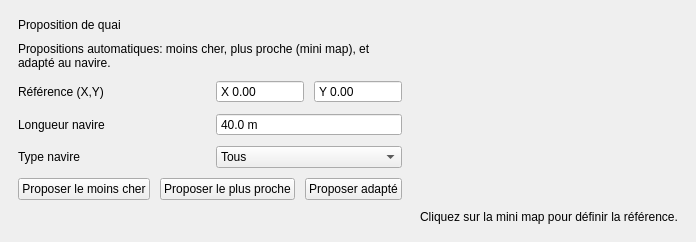
         <widget class="QFrame" name="advancedCard">
          <property name="minimumSize"><size><width>0</width><height>230</height></size></property>
          <property name="frameShape"><enum>QFrame::NoFrame</enum></property>
          <layout class="QHBoxLayout" name="advancedCardLayout" stretch="2,1">
           <property name="spacing"><number>18</number></property>
           <property name="leftMargin"><number>18</number></property>
           <property name="topMargin"><number>18</number></property>
           <property name="rightMargin"><number>18</number></property>
           <property name="bottomMargin"><number>18</number></property>

           <item>
            <layout class="QVBoxLayout" name="advLeft" stretch="0,0,0,0,0,1">
             <property name="spacing"><number>10</number></property>
             <item>
              <widget class="QLabel" name="advTitle">
               <property name="text"><string>Proposition de quai</string></property>
              </widget>
             </item>
             <item>
              <widget class="QLabel" name="advSub">
               <property name="text"><string>Propositions automatiques: moins cher, plus proche (mini map), et adapté au navire.</string></property>
               <property name="wordWrap"><bool>true</bool></property>
              </widget>
             </item>
             <item>
              <layout class="QGridLayout" name="advGrid">
               <property name="horizontalSpacing"><number>12</number></property>
               <property name="verticalSpacing"><number>10</number></property>
               <property name="leftMargin"><number>0</number></property>
               <property name="topMargin"><number>0</number></property>
               <property name="rightMargin"><number>0</number></property>
               <property name="bottomMargin"><number>0</number></property>
               <item row="0" column="0">
                <widget class="QLabel" name="labRef">
                 <property name="text"><string>Référence (X,Y)</string></property>
                </widget>
               </item>
               <item row="0" column="1">
                <widget class="QWidget" name="refRow" native="true">
                 <layout class="QHBoxLayout" name="refRowLayout">
                  <property name="leftMargin"><number>0</number></property>
                  <property name="topMargin"><number>0</number></property>
                  <property name="rightMargin"><number>0</number></property>
                  <property name="bottomMargin"><number>0</number></property>
                  <property name="spacing"><number>10</number></property>
                  <item>
                   <widget class="QDoubleSpinBox" name="refX">
                    <property name="minimum"><double>-1000000000.000000000000000</double></property>
                    <property name="maximum"><double>1000000000.000000000000000</double></property>
                    <property name="decimals"><number>2</number></property>
                    <property name="value"><double>0.000000000000000</double></property>
                    <property name="buttonSymbols"><enum>QAbstractSpinBox::NoButtons</enum></property>
                    <property name="prefix"><string notr="true">X </string></property>
                   </widget>
                  </item>
                  <item>
                   <widget class="QDoubleSpinBox" name="refY">
                    <property name="minimum"><double>-1000000000.000000000000000</double></property>
                    <property name="maximum"><double>1000000000.000000000000000</double></property>
                    <property name="decimals"><number>2</number></property>
                    <property name="value"><double>0.000000000000000</double></property>
                    <property name="buttonSymbols"><enum>QAbstractSpinBox::NoButtons</enum></property>
                    <property name="prefix"><string notr="true">Y </string></property>
                   </widget>
                  </item>
                 </layout>
                </widget>
               </item>
               <item row="1" column="0">
                <widget class="QLabel" name="labShip">
                 <property name="text"><string>Longueur navire</string></property>
                </widget>
               </item>
               <item row="1" column="1">
                <widget class="QDoubleSpinBox" name="shipLength">
                 <property name="minimum"><double>0.000000000000000</double></property>
                 <property name="maximum"><double>1000000.000000000000000</double></property>
                 <property name="decimals"><number>1</number></property>
                 <property name="singleStep"><double>1.000000000000000</double></property>
                 <property name="value"><double>40.000000000000000</double></property>
                 <property name="suffix"><string> m</string></property>
                 <property name="buttonSymbols"><enum>QAbstractSpinBox::NoButtons</enum></property>
                </widget>
               </item>
               <item row="2" column="0">
                <widget class="QLabel" name="labShipType">
                 <property name="text"><string>Type navire</string></property>
                </widget>
               </item>
               <item row="2" column="1">
                <widget class="QComboBox" name="shipType">
                 <item><property name="text"><string>Tous</string></property></item>
                 <item><property name="text"><string>Général</string></property></item>
                 <item><property name="text"><string>Cargo</string></property></item>
                 <item><property name="text"><string>Plaisance</string></property></item>
                 <item><property name="text"><string>Pêche</string></property></item>
                 <item><property name="text"><string>Ferry</string></property></item>
                </widget>
               </item>
              </layout>
             </item>
             <item>
              <layout class="QHBoxLayout" name="advBtnRow">
               <property name="spacing"><number>10</number></property>
               <item>
                <widget class="QPushButton" name="btnProposeCheapest">
                 <property name="text"><string>Proposer le moins cher</string></property>
                 <property name="cursor"><cursorShape>PointingHandCursor</cursorShape></property>
                </widget>
               </item>
               <item>
                <widget class="QPushButton" name="btnProposeNearest">
                 <property name="text"><string>Proposer le plus proche</string></property>
                 <property name="cursor"><cursorShape>PointingHandCursor</cursorShape></property>
                </widget>
               </item>
               <item>
                <widget class="QPushButton" name="btnProposeFit">
                 <property name="text"><string>Proposer adapté</string></property>
                 <property name="cursor"><cursorShape>PointingHandCursor</cursorShape></property>
                </widget>
               </item>
               <item>
                <spacer name="advBtnSpacer">
                 <property name="orientation"><enum>Qt::Horizontal</enum></property>
                 <property name="sizeHint" stdset="0"><size><width>0</width><height>0</height></size></property>
                </spacer>
               </item>
              </layout>
             </item>
             <item>
              <widget class="QLabel" name="proposeResult">
               <property name="text"><string/></property>
               <property name="wordWrap"><bool>true</bool></property>
              </widget>
             </item>
             <item>
              <spacer name="advLeftStretch">
               <property name="orientation"><enum>Qt::Vertical</enum></property>
               <property name="sizeHint" stdset="0"><size><width>0</width><height>0</height></size></property>
              </spacer>
             </item>
            </layout>
           </item>

           <item>
            <layout class="QVBoxLayout" name="advRight" stretch="1,0">
             <property name="spacing"><number>8</number></property>
             <item>
              <widget class="MiniMapWidget" name="miniMap"/>
             </item>
             <item>
              <widget class="QLabel" name="mapHint">
               <property name="text"><string>Cliquez sur la mini map pour définir la référence.</string></property>
               <property name="alignment"><set>Qt::AlignCenter</set></property>
              </widget>
             </item>
            </layout>
           </item>
          </layout>
         </widget>
